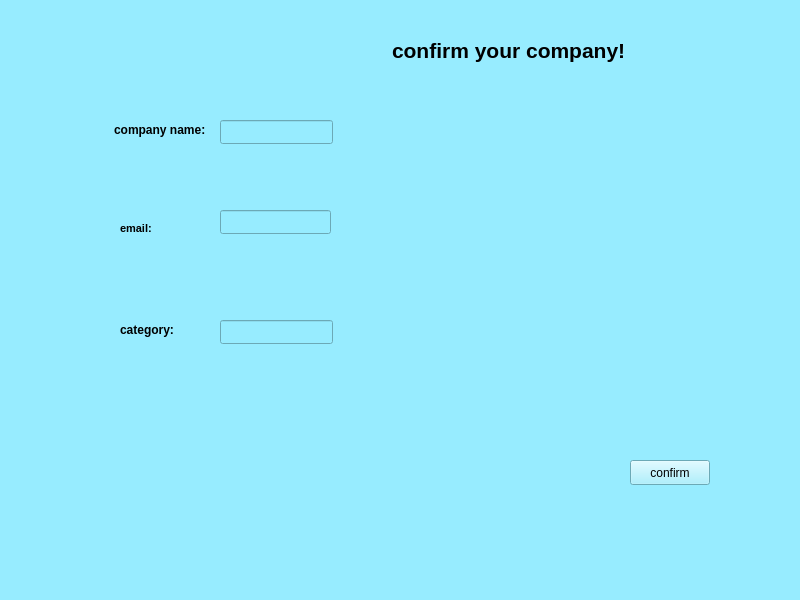
<?xml version="1.0" encoding="UTF-8"?>
<ui version="4.0">
 <class>confirmCompany</class>
 <widget class="QMainWindow" name="confirmCompany">
  <property name="geometry">
   <rect>
    <x>0</x>
    <y>0</y>
    <width>800</width>
    <height>600</height>
   </rect>
  </property>
  <property name="windowTitle">
   <string>MainWindow</string>
  </property>
  <property name="styleSheet">
   <string notr="true">background-color: rgb(151, 236, 255);
color: rgb(0, 0, 0);</string>
  </property>
  <widget class="QWidget" name="centralwidget">
   <widget class="QLineEdit" name="lineEdit_4">
    <property name="geometry">
     <rect>
      <x>220</x>
      <y>120</y>
      <width>113</width>
      <height>24</height>
     </rect>
    </property>
   </widget>
   <widget class="QLineEdit" name="lineEdit_5">
    <property name="geometry">
     <rect>
      <x>220</x>
      <y>210</y>
      <width>111</width>
      <height>24</height>
     </rect>
    </property>
   </widget>
   <widget class="QLineEdit" name="lineEdit_6">
    <property name="geometry">
     <rect>
      <x>220</x>
      <y>320</y>
      <width>113</width>
      <height>24</height>
     </rect>
    </property>
   </widget>
   <widget class="QLineEdit" name="lineEdit_7">
    <property name="geometry">
     <rect>
      <x>390</x>
      <y>0</y>
      <width>321</width>
      <height>101</height>
     </rect>
    </property>
    <property name="font">
     <font>
      <pointsize>16</pointsize>
      <weight>75</weight>
      <bold>true</bold>
     </font>
    </property>
    <property name="text">
     <string>confirm your company!</string>
    </property>
    <property name="frame">
     <bool>false</bool>
    </property>
   </widget>
   <widget class="QLabel" name="label">
    <property name="geometry">
     <rect>
      <x>114</x>
      <y>120</y>
      <width>101</width>
      <height>20</height>
     </rect>
    </property>
    <property name="font">
     <font>
      <weight>75</weight>
      <bold>true</bold>
     </font>
    </property>
    <property name="text">
     <string>company name:</string>
    </property>
   </widget>
   <widget class="QLabel" name="label_2">
    <property name="geometry">
     <rect>
      <x>120</x>
      <y>220</y>
      <width>55</width>
      <height>16</height>
     </rect>
    </property>
    <property name="font">
     <font>
      <pointsize>8</pointsize>
      <weight>75</weight>
      <bold>true</bold>
     </font>
    </property>
    <property name="text">
     <string>email:</string>
    </property>
   </widget>
   <widget class="QLabel" name="label_3">
    <property name="geometry">
     <rect>
      <x>120</x>
      <y>320</y>
      <width>81</width>
      <height>20</height>
     </rect>
    </property>
    <property name="font">
     <font>
      <weight>75</weight>
      <bold>true</bold>
     </font>
    </property>
    <property name="text">
     <string>category:</string>
    </property>
   </widget>
   <widget class="QPushButton" name="pushButton">
    <property name="geometry">
     <rect>
      <x>630</x>
      <y>460</y>
      <width>80</width>
      <height>25</height>
     </rect>
    </property>
    <property name="text">
     <string>confirm</string>
    </property>
   </widget>
  </widget>
  <widget class="QMenuBar" name="menubar">
   <property name="geometry">
    <rect>
     <x>0</x>
     <y>0</y>
     <width>800</width>
     <height>25</height>
    </rect>
   </property>
  </widget>
  <widget class="QStatusBar" name="statusbar"/>
 </widget>
 <resources/>
 <connections/>
</ui>
